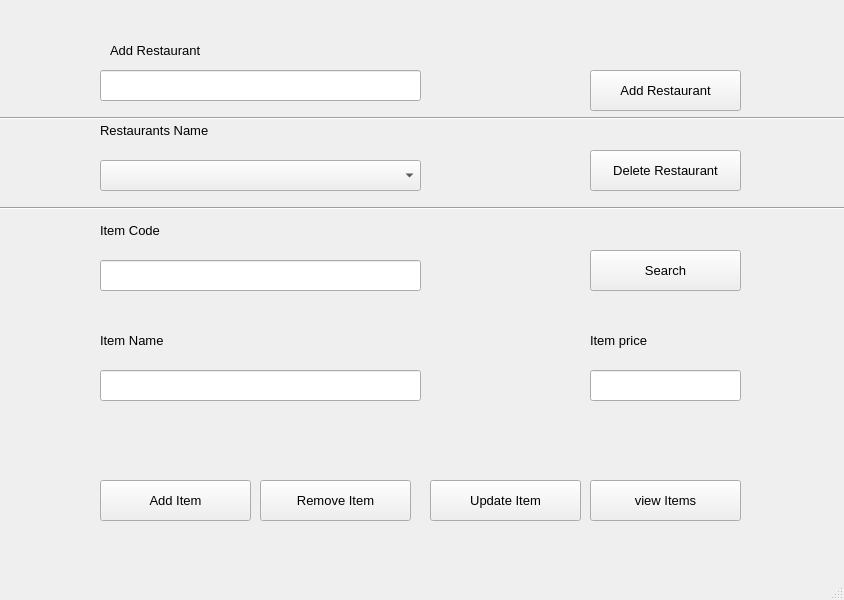
<?xml version="1.0" encoding="UTF-8"?>
<ui version="4.0">
 <class>MainWindow</class>
 <widget class="QMainWindow" name="MainWindow">
  <property name="geometry">
   <rect>
    <x>0</x>
    <y>0</y>
    <width>844</width>
    <height>600</height>
   </rect>
  </property>
  <property name="windowTitle">
   <string>MainWindow</string>
  </property>
  <widget class="QWidget" name="centralwidget">
   <widget class="QLabel" name="label">
    <property name="geometry">
     <rect>
      <x>100</x>
      <y>120</y>
      <width>141</width>
      <height>21</height>
     </rect>
    </property>
    <property name="font">
     <font>
      <pointsize>10</pointsize>
     </font>
    </property>
    <property name="text">
     <string>Restaurants Name</string>
    </property>
   </widget>
   <widget class="QLabel" name="label_2">
    <property name="geometry">
     <rect>
      <x>110</x>
      <y>40</y>
      <width>141</width>
      <height>21</height>
     </rect>
    </property>
    <property name="font">
     <font>
      <pointsize>10</pointsize>
     </font>
    </property>
    <property name="autoFillBackground">
     <bool>false</bool>
    </property>
    <property name="text">
     <string>Add Restaurant</string>
    </property>
   </widget>
   <widget class="QLineEdit" name="lineEdit">
    <property name="geometry">
     <rect>
      <x>100</x>
      <y>70</y>
      <width>321</width>
      <height>31</height>
     </rect>
    </property>
    <property name="font">
     <font>
      <pointsize>10</pointsize>
     </font>
    </property>
   </widget>
   <widget class="QPushButton" name="pushButton">
    <property name="geometry">
     <rect>
      <x>590</x>
      <y>70</y>
      <width>151</width>
      <height>41</height>
     </rect>
    </property>
    <property name="font">
     <font>
      <pointsize>10</pointsize>
     </font>
    </property>
    <property name="text">
     <string>Add Restaurant</string>
    </property>
   </widget>
   <widget class="QComboBox" name="comboBox">
    <property name="geometry">
     <rect>
      <x>100</x>
      <y>160</y>
      <width>321</width>
      <height>31</height>
     </rect>
    </property>
    <property name="font">
     <font>
      <pointsize>10</pointsize>
     </font>
    </property>
   </widget>
   <widget class="QPushButton" name="pushButton_2">
    <property name="geometry">
     <rect>
      <x>590</x>
      <y>150</y>
      <width>151</width>
      <height>41</height>
     </rect>
    </property>
    <property name="font">
     <font>
      <pointsize>10</pointsize>
     </font>
    </property>
    <property name="text">
     <string>Delete Restaurant</string>
    </property>
   </widget>
   <widget class="QLabel" name="label_3">
    <property name="geometry">
     <rect>
      <x>100</x>
      <y>330</y>
      <width>141</width>
      <height>21</height>
     </rect>
    </property>
    <property name="font">
     <font>
      <pointsize>10</pointsize>
     </font>
    </property>
    <property name="text">
     <string>Item Name</string>
    </property>
   </widget>
   <widget class="QLineEdit" name="lineEdit_2">
    <property name="geometry">
     <rect>
      <x>100</x>
      <y>370</y>
      <width>321</width>
      <height>31</height>
     </rect>
    </property>
    <property name="font">
     <font>
      <pointsize>10</pointsize>
     </font>
    </property>
   </widget>
   <widget class="QLabel" name="label_4">
    <property name="geometry">
     <rect>
      <x>590</x>
      <y>330</y>
      <width>141</width>
      <height>21</height>
     </rect>
    </property>
    <property name="font">
     <font>
      <pointsize>10</pointsize>
     </font>
    </property>
    <property name="text">
     <string>Item price</string>
    </property>
   </widget>
   <widget class="QLineEdit" name="lineEdit_3">
    <property name="geometry">
     <rect>
      <x>590</x>
      <y>370</y>
      <width>151</width>
      <height>31</height>
     </rect>
    </property>
    <property name="font">
     <font>
      <pointsize>10</pointsize>
     </font>
    </property>
   </widget>
   <widget class="QPushButton" name="pushButton_3">
    <property name="geometry">
     <rect>
      <x>100</x>
      <y>480</y>
      <width>151</width>
      <height>41</height>
     </rect>
    </property>
    <property name="font">
     <font>
      <pointsize>10</pointsize>
     </font>
    </property>
    <property name="text">
     <string>Add Item</string>
    </property>
   </widget>
   <widget class="QLabel" name="label_5">
    <property name="geometry">
     <rect>
      <x>100</x>
      <y>220</y>
      <width>141</width>
      <height>21</height>
     </rect>
    </property>
    <property name="font">
     <font>
      <pointsize>10</pointsize>
     </font>
    </property>
    <property name="text">
     <string>Item Code</string>
    </property>
   </widget>
   <widget class="QLineEdit" name="lineEdit_4">
    <property name="geometry">
     <rect>
      <x>100</x>
      <y>260</y>
      <width>321</width>
      <height>31</height>
     </rect>
    </property>
    <property name="font">
     <font>
      <pointsize>10</pointsize>
     </font>
    </property>
   </widget>
   <widget class="QPushButton" name="pushButton_4">
    <property name="geometry">
     <rect>
      <x>260</x>
      <y>480</y>
      <width>151</width>
      <height>41</height>
     </rect>
    </property>
    <property name="font">
     <font>
      <pointsize>10</pointsize>
     </font>
    </property>
    <property name="text">
     <string>Remove Item</string>
    </property>
   </widget>
   <widget class="QPushButton" name="pushButton_5">
    <property name="geometry">
     <rect>
      <x>430</x>
      <y>480</y>
      <width>151</width>
      <height>41</height>
     </rect>
    </property>
    <property name="font">
     <font>
      <pointsize>10</pointsize>
     </font>
    </property>
    <property name="text">
     <string>Update Item</string>
    </property>
   </widget>
   <widget class="Line" name="line">
    <property name="geometry">
     <rect>
      <x>0</x>
      <y>200</y>
      <width>851</width>
      <height>16</height>
     </rect>
    </property>
    <property name="orientation">
     <enum>Qt::Horizontal</enum>
    </property>
   </widget>
   <widget class="QPushButton" name="pushButton_6">
    <property name="geometry">
     <rect>
      <x>590</x>
      <y>480</y>
      <width>151</width>
      <height>41</height>
     </rect>
    </property>
    <property name="font">
     <font>
      <pointsize>10</pointsize>
     </font>
    </property>
    <property name="text">
     <string>view Items</string>
    </property>
   </widget>
   <widget class="QPushButton" name="pushButton_7">
    <property name="geometry">
     <rect>
      <x>590</x>
      <y>250</y>
      <width>151</width>
      <height>41</height>
     </rect>
    </property>
    <property name="font">
     <font>
      <pointsize>10</pointsize>
     </font>
    </property>
    <property name="text">
     <string>Search</string>
    </property>
   </widget>
   <widget class="Line" name="line_3">
    <property name="geometry">
     <rect>
      <x>0</x>
      <y>110</y>
      <width>851</width>
      <height>16</height>
     </rect>
    </property>
    <property name="orientation">
     <enum>Qt::Horizontal</enum>
    </property>
   </widget>
  </widget>
  <widget class="QMenuBar" name="menubar">
   <property name="geometry">
    <rect>
     <x>0</x>
     <y>0</y>
     <width>844</width>
     <height>26</height>
    </rect>
   </property>
  </widget>
  <widget class="QStatusBar" name="statusbar"/>
 </widget>
 <resources/>
 <connections/>
</ui>
